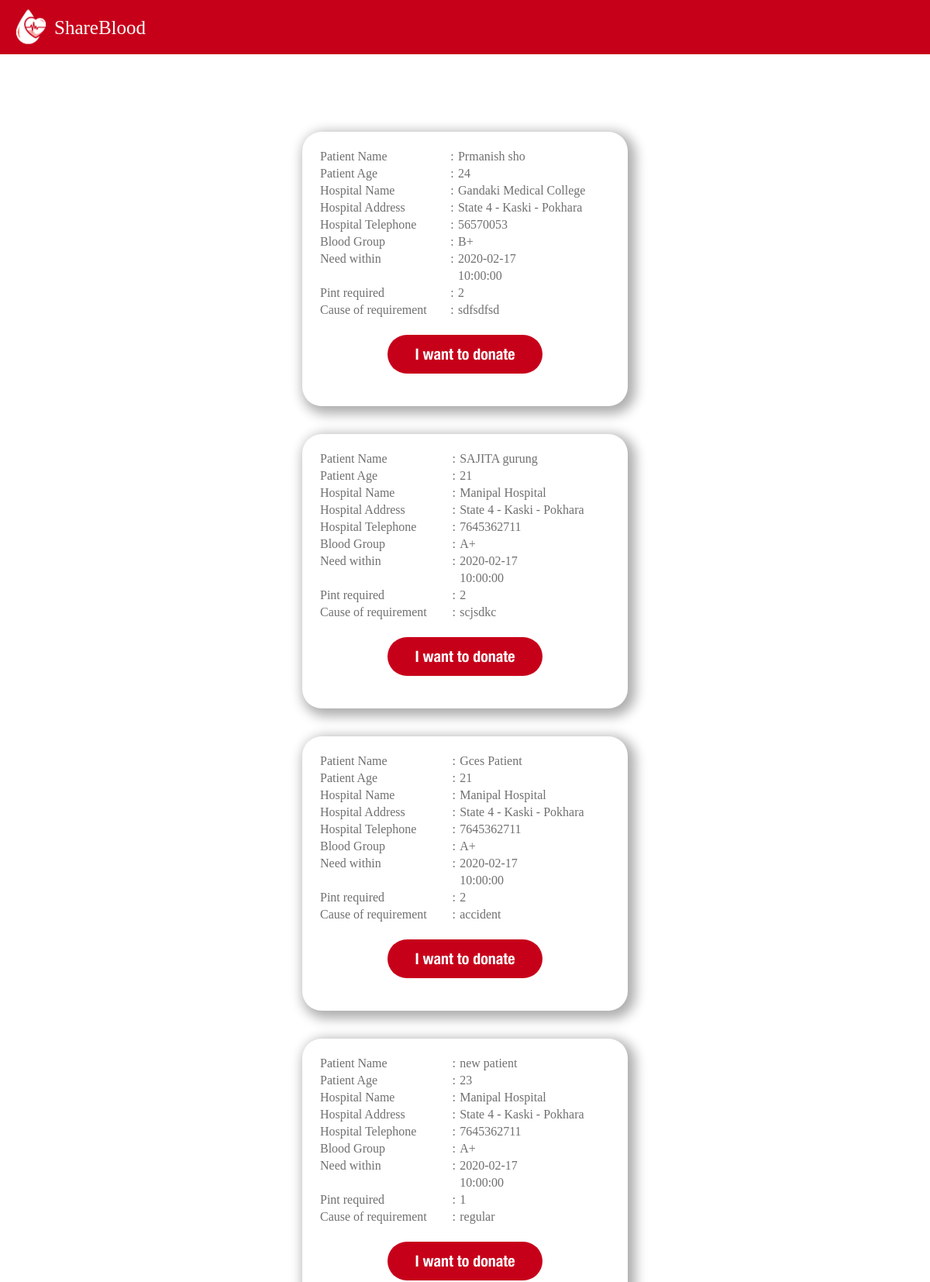
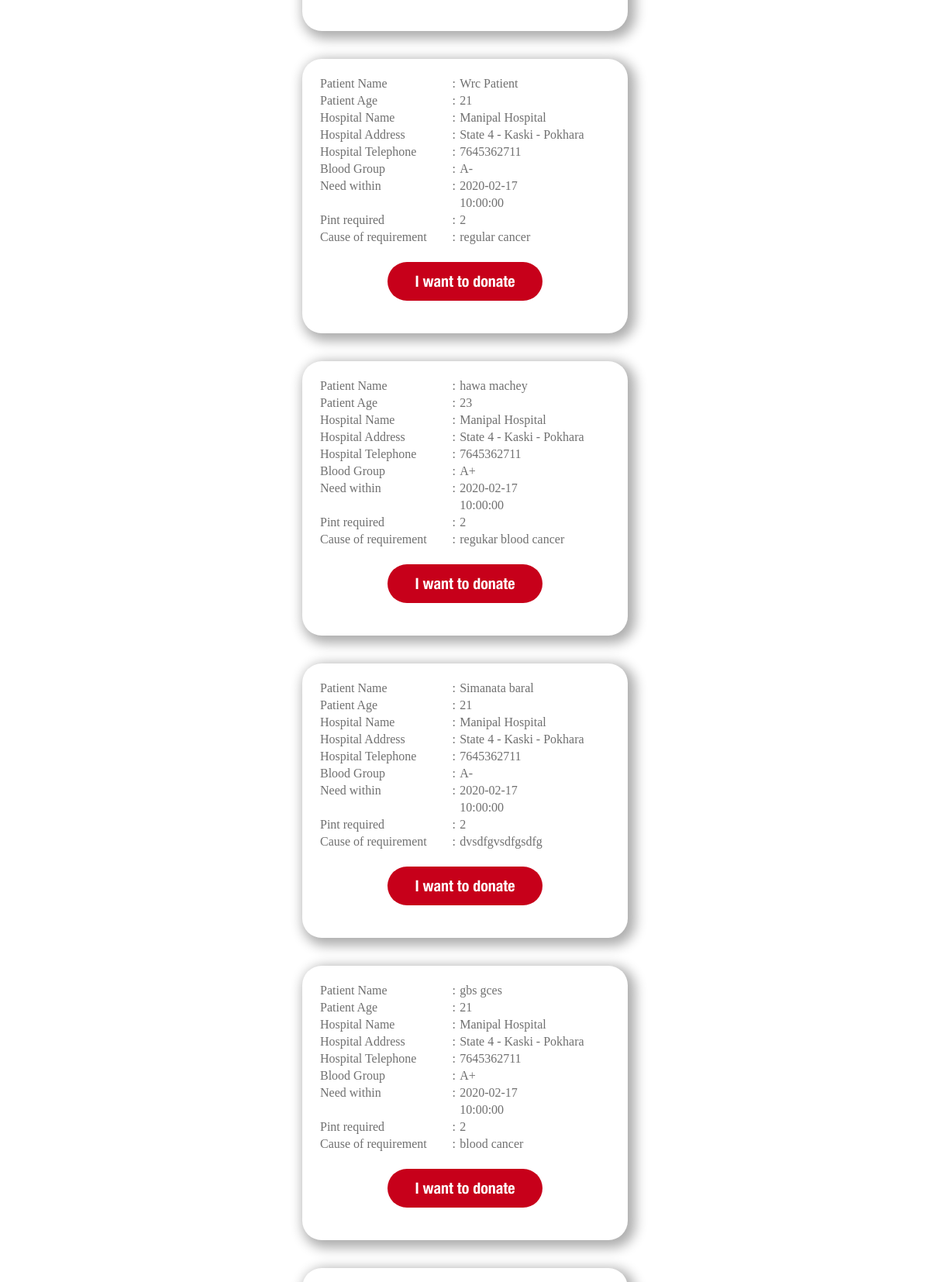
Screenshot of /bloodrequests.php (upper part) with the database file from the repository (2 pictures, top to bottom).
### tables this page shows
CREATE TABLE `bloodrequests` (
  `id` int(11) NOT NULL,
  `patient name` varchar(100) NOT NULL,
  `patient age` int(3) NOT NULL,
  `hospital name` varchar(200) NOT NULL,
  `hospital address` varchar(100) NOT NULL,
  `hospital telephone` bigint(10) NOT NULL,
  `email` varchar(100) NOT NULL,
  `blood group` varchar(3) NOT NULL,
  `date` date NOT NULL,
  `time` time NOT NULL,
  `pint` int(2) NOT NULL,
  `cause` varchar(500) NOT NULL,
  `status` tinyint(1) NOT NULL DEFAULT '1'
);

### bloodrequests.php (the view, shortened to what this page needs)
<?php
    include('modules/requestVerify.php');
?>
<!DOCTYPE html>
<html lang="en">
<head>
    <link rel="stylesheet" href="css/bloodrequests.css">
    <link rel="stylesheet" href="https://use.fontawesome.com/releases/v5.5.0/css/all.css">
</head>
<body>
     <div class = "nav" >
            <img src = "images/trans.png">
            <span id="shareblood">ShareBlood</span>
    </div>
    <div class = "request-post-box">
        <?php
        $query = "SELECT * from bloodrequests WHERE `status` = 1  ORDER BY `date` , `time`  " ;
        $data = mysqli_query($conn , $query) ;
        if(mysqli_num_rows($data)>0)
        {
            while($row = mysqli_fetch_assoc($data))
            {
        ?>
                <table>
                    <tr>
                        <td>Patient Name</td>
                        <td>:</td>
                        <td><?php echo $row['patient name']; ?></td>
                    </tr>
                    <tr>
                        <td>Patient Age </td>
                        <td>:</td>
                        <td><?php echo $row['patient age']; ?></td>
                    </tr>
                    <tr>
                        <td>Hospital Name</td>
                        <td>:</td>
                        <td><?php echo $row['hospital name']; ?></td>
                    </tr>
                    <tr>
                        <td>Hospital Address</td>
                        <td>:</td>
                        <td><?php echo $row['hospital address']; ?></td>
                    </tr>
                    <tr>
                        <td>Hospital Telephone</td>
                        <td>:</td>
                        <td><?php echo $row['hospital telephone']; ?></td>
                    </tr>
                    <tr>
                        <td>Blood Group</td>
                        <td>:</td>
                        <td><?php echo $row['blood group']; ?></td>
                    </tr>
                    <tr>
                        <td>Need within </td>
                        <td> : </td>
                        <td><?php echo $row['date']; ?></td>
                    </tr>
                    <tr>
                        <td></td>
                        <td></td>
                        <td><?php echo $row['time']; ?></td>
                    </tr>
                    <tr>
                        <td>Pint required</td>
                        <td>:</td>
                        <td><?php echo $row['pint']; ?></td>
                    </tr>
                    <tr>
                        <td>Cause of requirement</td>
                        <td>:</td>
                        <td><?php echo $row['cause']; ?></td>
                    </tr>
                    <tr>
                        <td colspan = 3 style="text-align:center ; padding:20px;">
                            <form method="post" action="userinfo.php">
                                <input type="submit" value="I want to donate">
                            </form>
                        </td>
                    </tr>
                </table>
                <br><br>
            <?php
                }
            }
            ?>
    </div>
</body>
</html>

### css/bloodrequests.css (style rules this page uses)
body { margin:0 ; padding: 0; }
.nav { background-color: #C7001A; height: 70px; }
.nav img { height: 80px; width: 80px ; margin-top : -5px; }
#shareblood { color : white ; font-family: HelveticaNeueCondensedBlack ; font-size: 25px; position: absolute ; top:22px; margin-left:-10px; }
.request-post-box { width : 70% ; margin-top : 100px ; margin-left : 15% ; margin-right : 15% ; }
table { font-size: 16px; color: #707070 ; font-family: HelveticaNeueThin ; width : 50% ; margin-left : 25% ; padding: 20px; border-radius : 25px; box-shadow: 5px 5px 15px 5px rgba(0,0,0,0.32); }
td:nth-child(1) { font-family: HelveticaNeueMedium ; }
input[type=submit] { border : none ; outline : none ; width : 200px; height: 50px; border-radius: 25px; background-color : #C7001A; font-size: 20px ; font-family: HelveticaNeueCondensedBold; color : #ffffff ; }

### rows the page displays
bloodrequests: patient name "Prmanish sho", patient age "24", hospital name "Gandaki Medical College", hospital address "State 4 - Kaski - Pokhara", hospital telephone "56570053", blood group "B+", date "2020-02-17", time "10:00:00", pint "2", cause "sdfsdfsd"
bloodrequests: patient name "SAJITA gurung", patient age "21", hospital name "Manipal Hospital", hospital address "State 4 - Kaski - Pokhara", hospital telephone "7645362711", blood group "A+", date "2020-02-17", time "10:00:00", pint "2", cause "scjsdkc"
bloodrequests: patient name "Gces Patient", patient age "21", hospital name "Manipal Hospital", hospital address "State 4 - Kaski - Pokhara", hospital telephone "7645362711", blood group "A+", date "2020-02-17", time "10:00:00", pint "2", cause "accident"
bloodrequests: patient name "new patient", patient age "23", hospital name "Manipal Hospital", hospital address "State 4 - Kaski - Pokhara", hospital telephone "7645362711", blood group "A+", date "2020-02-17", time "10:00:00", pint "1", cause "regular"
bloodrequests: patient name "Wrc Patient", patient age "21", hospital name "Manipal Hospital", hospital address "State 4 - Kaski - Pokhara", hospital telephone "7645362711", blood group "A-", date "2020-02-17", time "10:00:00", pint "2", cause "regular cancer"
bloodrequests: patient name "hawa machey", patient age "23", hospital name "Manipal Hospital", hospital address "State 4 - Kaski - Pokhara", hospital telephone "7645362711", blood group "A+", date "2020-02-17", time "10:00:00", pint "2", cause "regukar blood cancer"
bloodrequests: patient name "Simanata baral", patient age "21", hospital name "Manipal Hospital", hospital address "State 4 - Kaski - Pokhara", hospital telephone "7645362711", blood group "A-", date "2020-02-17", time "10:00:00", pint "2", cause "dvsdfgvsdfgsdfg"
bloodrequests: patient name "gbs gces", patient age "21", hospital name "Manipal Hospital", hospital address "State 4 - Kaski - Pokhara", hospital telephone "7645362711", blood group "A+", date "2020-02-17", time "10:00:00", pint "2", cause "blood cancer"
